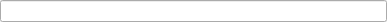
<?xml version="1.0" encoding="UTF-8"?>
<ui version="4.0">
 <class>PropertyColorFeel</class>
 <widget class="QWidget" name="PropertyColorFeel">
  <property name="geometry">
   <rect>
    <x>0</x>
    <y>0</y>
    <width>387</width>
    <height>22</height>
   </rect>
  </property>
  <property name="windowTitle">
   <string>Form</string>
  </property>
  <layout class="QVBoxLayout" name="verticalLayout">
   <property name="spacing">
    <number>0</number>
   </property>
   <property name="margin">
    <number>0</number>
   </property>
   <item>
    <widget class="QLineEdit" name="m_ColorBox">
     <property name="readOnly">
      <bool>true</bool>
     </property>
    </widget>
   </item>
  </layout>
 </widget>
 <resources/>
 <connections/>
</ui>
